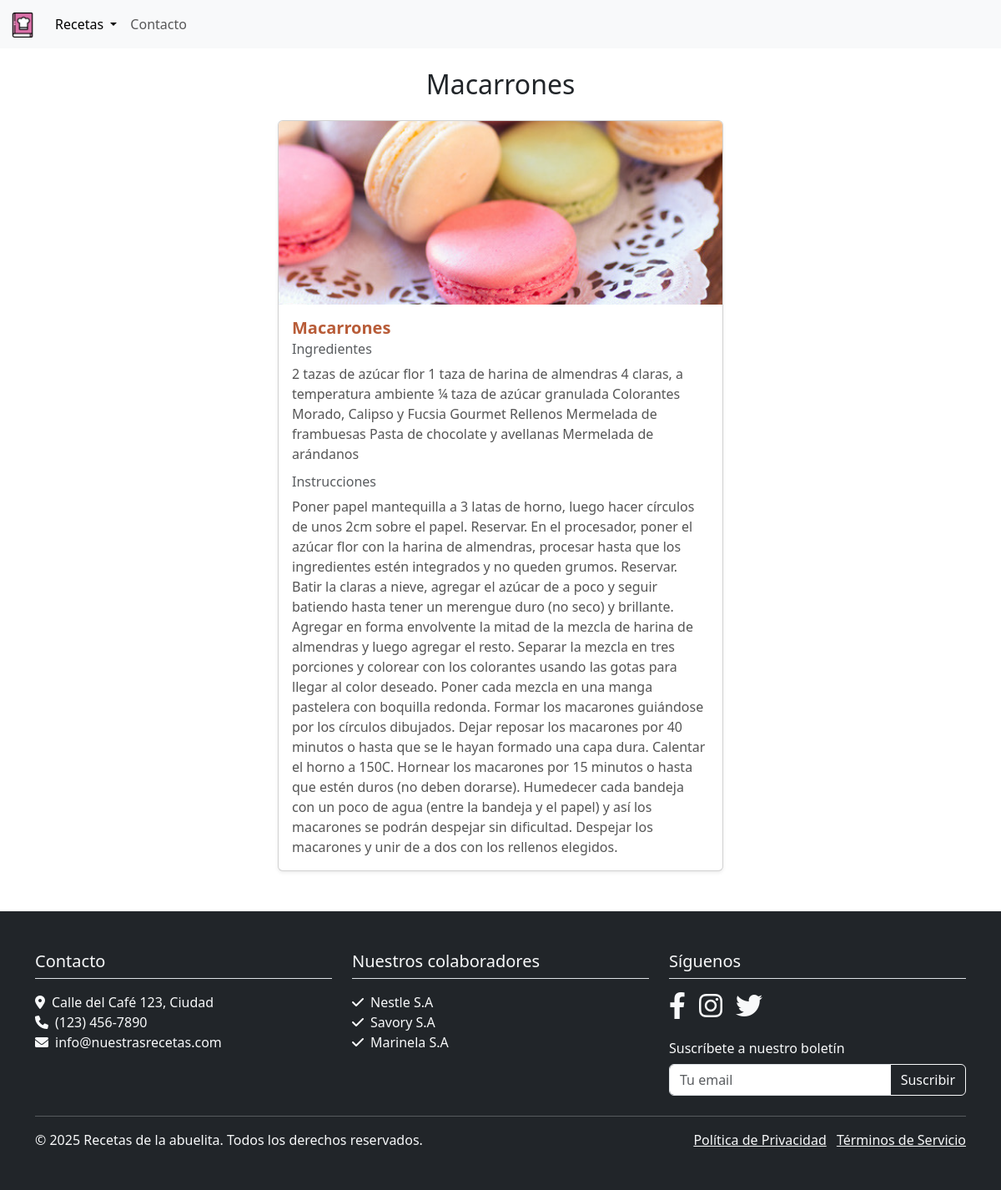
Screenshot of /macarrones with the database file from the repository.
### myapp/models.py (models this page shows, shortened)
class Receta(models.Model):
    nombre = models.CharField(max_length=100)
    descripcion = models.TextField(blank=True, null=True)
    ingredientes = models.TextField()
    instrucciones = models.TextField()
    imagen = models.ImageField(upload_to='imagenes/', null=True, blank=True)

### myapp/views.py (the view)
# urls.py: path('macarrones', views.macarrones, name='Macarrones'),
def macarrones(request):
    receta = Receta.objects.get(nombre='Macarrones')  # Ajusta el nombre si es diferente
    return render(request, 'macarrones.html', {'receta': receta})

### myapp/templates/macarrones.html (shortened to what this page needs)
{% extends "base.html" %}
{% load static %}
{% block content %}
<div class="container mt-4">
    <h2 class="mb-4 text-center">Macarrones</h2>
    <div class="row justify-content-center">
        <div class="col-12 col-sm-8 col-md-6">
            <div class="card shadow-sm">
                {% if receta.imagen %}
                <img src="{{ receta.imagen.url }}" class="card-img-top img-fluid" alt="{{ receta.nombre }}" style="object-fit: cover; height: 220px;">
                {% else %}
                <img src="{% static 'img/placeholder.png' %}" class="card-img-top img-fluid" alt="Sin imagen" style="object-fit: cover; height: 220px;">
                {% endif %}
                <div class="card-body">
                    <h5 class="card-title">{{ receta.nombre }}</h5>
                    <h6 class="card-subtitle mb-2 text-muted">Ingredientes</h6>
                    <p class="card-text small">{{ receta.ingredientes }}</p>
                    <h6 class="card-subtitle mb-2 text-muted">Instrucciones</h6>
                    <p class="card-text small">{{ receta.instrucciones }}</p>
                </div>
            </div>
        </div>
    </div>
</div>
{% endblock %}

### myapp/static/css/estilos.css (style rules this page uses)
.card-title { color: #b85c38; font-weight: bold; }
.card-text { font-size: 1rem; color: #555; }

### rows the page displays
Receta: imagen (picture), nombre "Macarrones", ingredientes "2 tazas de azúcar flor 1 taza de harina de almendras 4 claras, a temperatura ambiente ¼ taza de azúcar granulada Colorantes Morado, Calipso y Fucsia Gourmet Rellenos Mermelada de frambuesas Pasta de chocolate y avellanas Mermelada de arándanos", instrucciones "Poner papel mantequilla a 3 latas de horno, luego hacer círculos de unos 2cm sobre el papel. Reservar. En el procesador, poner el azúcar flor con la harina de almendras, procesar hasta que los ingredientes estén integrados y no queden grumos. Reservar. Batir la claras a nieve, agregar el azúcar de a poco y seguir batiendo hasta tener un merengue duro (no seco) y brillante. Agregar en forma envolvente la mitad de la mezcla de harina de almendras y luego agregar el resto. Separar la mezcla en tres porciones y colorear con los colorantes usando las gotas para llegar al color deseado. Poner cada mezcla en una manga pastelera con boquilla redonda. Formar los macarones guiándose por los círculos…"
